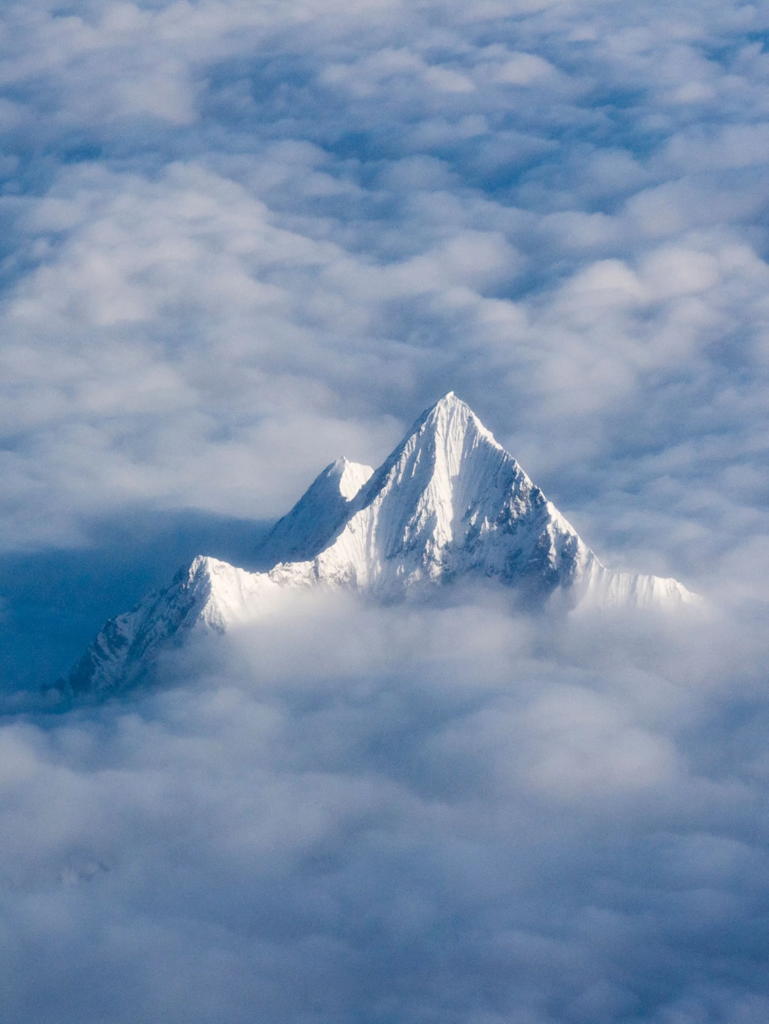
#> input picture images/mountain.webp, 2305 x 3072 px (shown at 1/3 size)
$ python '05.Joining Multiple Images.py'
#> lines starting #> are read from the running program, lines starting #| are printed output that depends on the picture

import cv2
import numpy as np

img1 = cv2.resize(cv2.imread('images/mountain.webp'), (300,200))
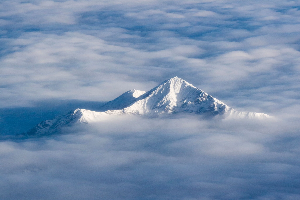
#> img1: shape (200, 300, 3); mean B, G, R 172.5, 143, 120.6
img2 = cv2.resize(cv2.imread('images/road.jpg'), (300,200))
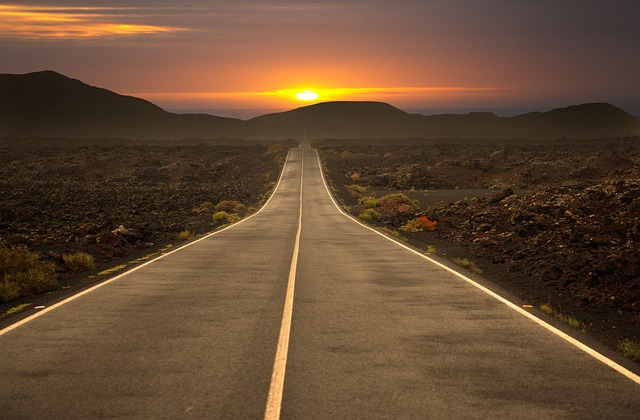
#> input picture images/road.jpg, 640 x 420 px
#> (the run stopped early here; a loop or call above may not have finished)
